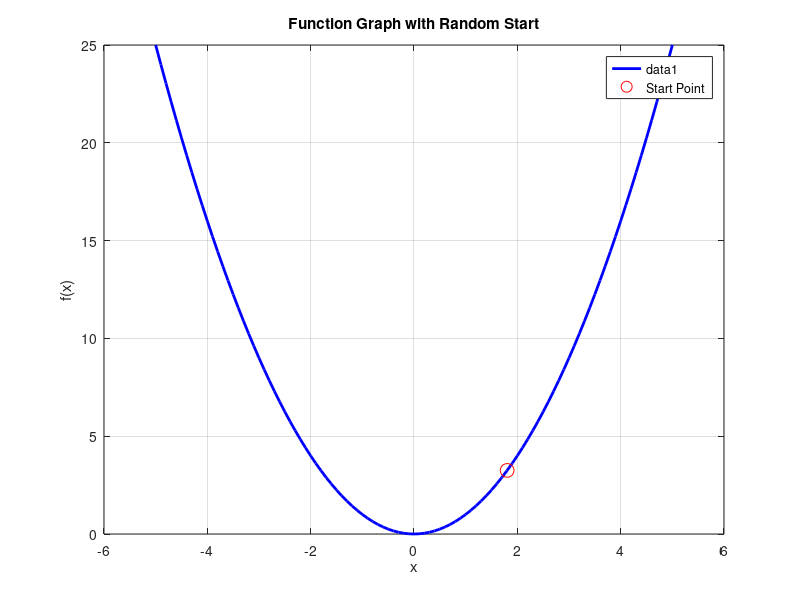
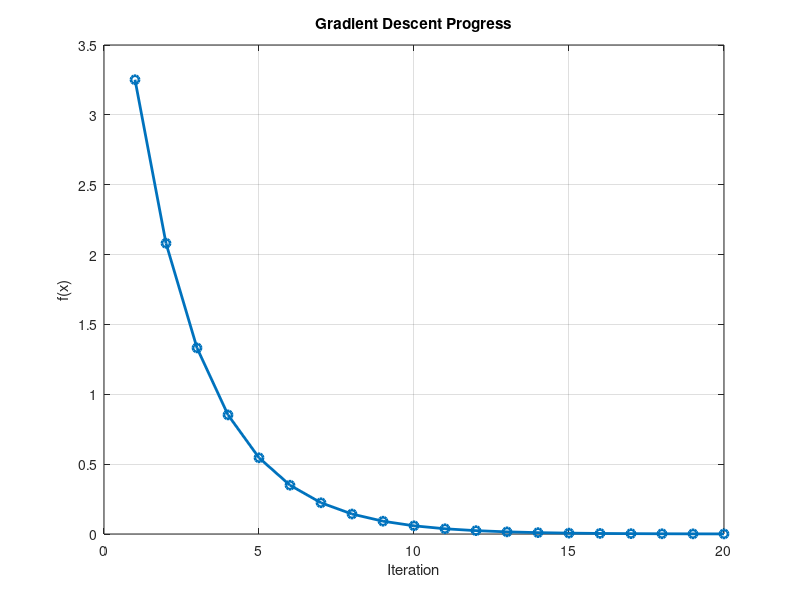

Write the MATLAB code that produced these figures, in order.
% Gradient Descent Example with Function Graph and Random Start
% Define the function and its gradient
f = @(x) x.^2;           % Function: f(x) = x^2
grad_f = @(x) 2*x;       % Gradient: f'(x) = 2x

% Gradient Descent Parameters
x_start = rand()*10 - 5; % Random start point in [-5, 5]
learning_rate = 0.1;
num_iters = 20;

% Initialize
x_vals = zeros(1, num_iters); 
x_vals(1) = x_start;

% Perform Gradient Descent
for i = 2:num_iters
    x_vals(i) = x_vals(i-1) - learning_rate * grad_f(x_vals(i-1));
end

% Plot 1: Function Graph with Start Point
x_range = -5:0.1:5;
y_range = f(x_range);

figure;
plot(x_range, y_range, '-b', 'LineWidth', 2); hold on;
plot(x_vals(1), f(x_vals(1)), 'ro', 'MarkerSize', 10, 'DisplayName', 'Start Point');
xlabel('x'); ylabel('f(x)');
title('Function Graph with Random Start');
grid on;
legend;

% Plot 2: Gradient Descent Path
figure;
plot(1:num_iters, f(x_vals), '-o', 'LineWidth', 2, 'MarkerSize', 6);
xlabel('Iteration'); ylabel('f(x)');
title('Gradient Descent Progress');
grid on;
